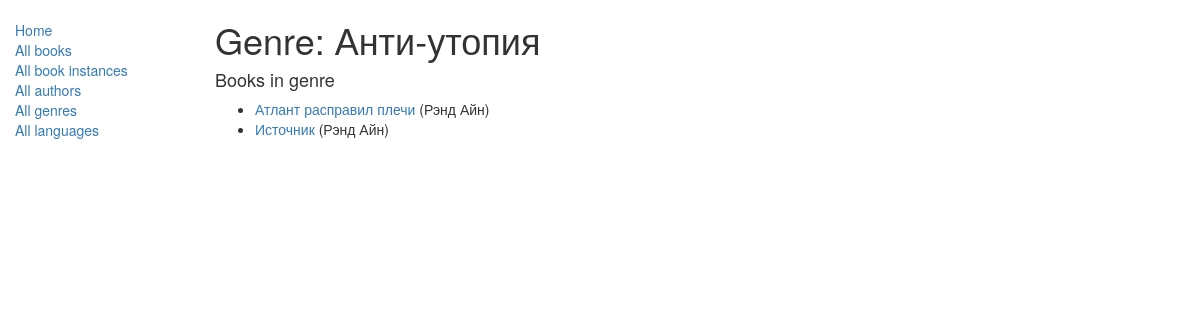
Before: /catalog/genre/4 with the older database file.
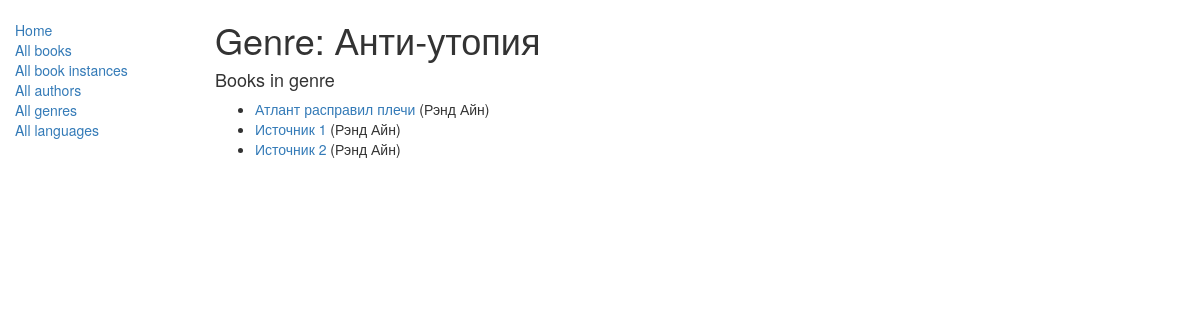
After: the same page with the newer database file.
### catalog/models.py (models this page shows, shortened)
class Book(models.Model):
    title = models.CharField(max_length=200)
    author = models.ForeignKey('Author', on_delete=models.SET_NULL, null=True)
    summary = models.TextField(max_length=1000, help_text='Добавьте описание для книги.')
    isbn = models.CharField('ISBN', max_length=13, help_text="13 Персонажей <a href='https://www.isbn-international.org/content/what-isbn'>ISBN</a>")
    genre = models.ManyToManyField('Genre', help_text="Выберите жанр для книги.")
    language = models.ForeignKey('Language', on_delete=models.SET_NULL, null=True)
    class Meta:
        ordering = ['title','author']
    def get_absolute_url(self):
        return reverse("book-detail", args=[str(self.id)])
    def display_genre(self):
        return ", ".join([genre.name for genre in self.genre.all()[:3] ])
    display_genre.short_description = 'Genre'

class Author(models.Model):
    first_name = models.CharField(max_length=100)
    last_name = models.CharField(max_length=100)
    date_of_birth = models.DateField(null=True, blank=True)
    date_of_death = models.DateField('Died', null=True, blank=True)
    def __str__(self):
        return '%s %s' % (self.last_name, self.first_name)
    class Meta:
        ordering = ['last_name',]

### catalog/views.py (the view)
# urls.py: path('genre/<int:pk>', views.GenreDetailView.as_view(), name='genre-detail'),
class GenreDetailView(generic.DetailView):
    model = Genre

### catalog/templates/catalog/genre_detail.html (shortened to what this page needs)
{% extends "base_generic.html" %}
{% block content %}
<h1>Genre: {{ genre.name }}</h1>
<div class="ms-4 mt-4">
<h4>Books in genre</h4>
<ul>
  {% for copy in genre.book_set.all %}
  <li>
    <a href="{{ copy.get_absolute_url }}">{{ copy.title }}</a> ({{copy.author}})
  </li>
  {% empty %}
  <li>There are no books in this genre.</li>
  {% endfor %}
</ul>
{% endblock %}
{% block sidebar %}
  {{ block.super }}
{% endblock %}

Changed rows visible on the page:
changed Book: title "Источник" → "Источник 1"
added Book: title "Источник 2", author "Рэнд Айн"
